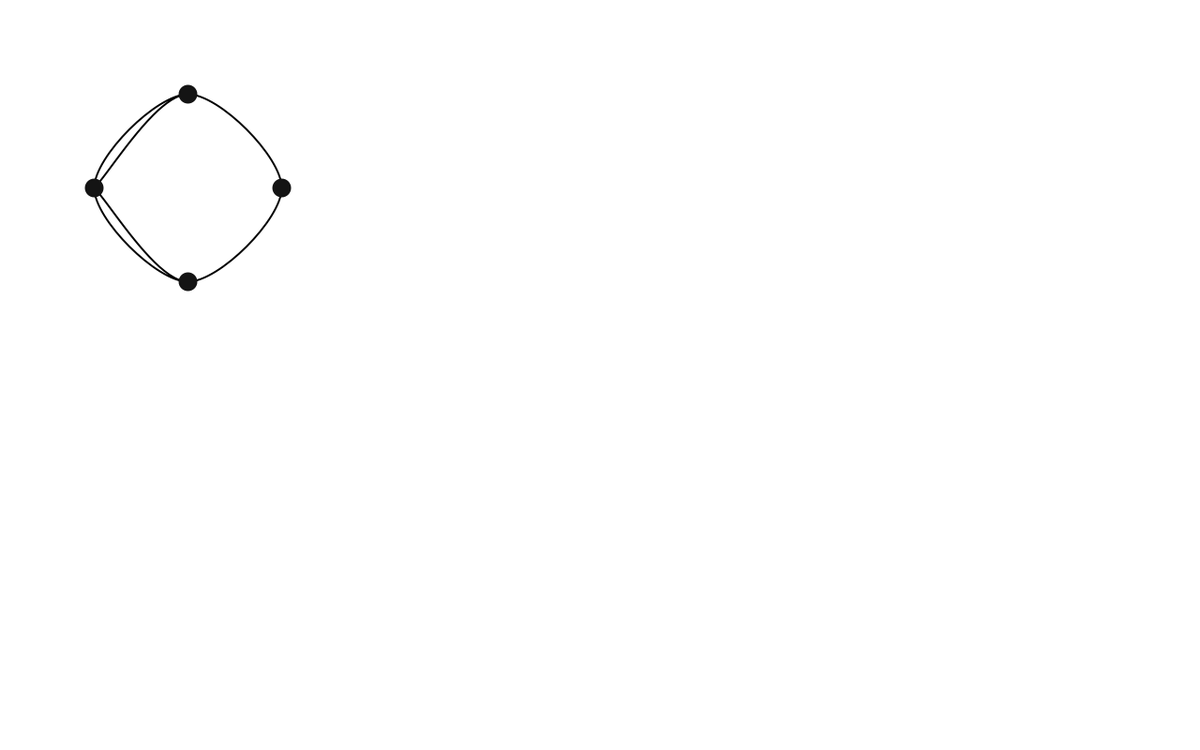
Frame 1 (no input)
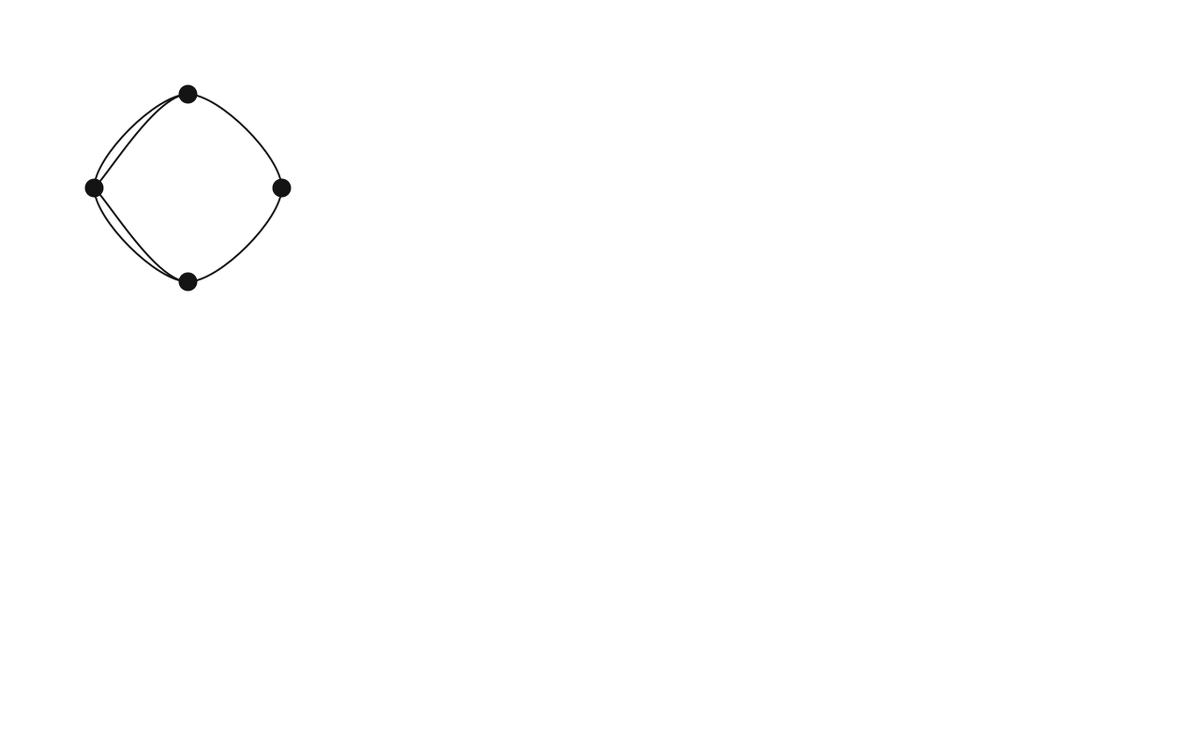
Frame 60 (the mouse pressed at the canvas centre just before this capture)
Frame 120 (the mouse held since frame 60 and released just before this capture): identical to frame 60, image omitted

The Processing sketch that drew these frames (run headless with seeded random() and noise(); from frame 60 on, the mouse is pressed at the canvas centre):

// Processing sketch: project_Glen_Kelly
// ── project_Glen_Kelly.pde
PImage car;

void setup() {
  size(1280, 800);
}

void draw() {
  background(255);
  
  Track();
  Points();
}

void Track()
{
    strokeWeight(2);

  PVector p1 = new PVector(100, 200);
  PVector p2 = new PVector(200, 100);
  PVector p3 = new PVector(300, 200);
  PVector p4 = new PVector(200, 300);
  PVector p5 = new PVector(100, 200); 

  beginShape();
    curveVertex(p1.x, p1.y);
    curveVertex(p1.x, p1.y);
    curveVertex(p2.x, p2.y);
    curveVertex(p3.x, p3.y);
    curveVertex(p4.x, p4.y);
    curveVertex(p1.x, p1.y);
    curveVertex(p2.x, p2.y);
    curveVertex(p3.x, p3.y);
    curveVertex(p4.x, p4.y);
    curveVertex(p1.x, p1.y);
    curveVertex(p2.x, p2.y);
    curveVertex(p3.x, p3.y);
    curveVertex(p4.x, p4.y);
    curveVertex(p5.x, p5.y);
    curveVertex(p5.x, p5.y);
  endShape();
}

void Points()
{
  stroke(20);
  strokeWeight(20);
  strokeCap(ROUND);
  
  point(100,200);
  point(200,100);
  point(300,200);
  point(200,300);
  
}
